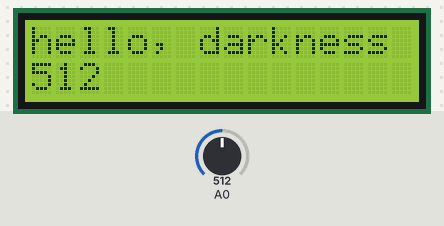
The sketch below on a simulated Arduino Uno, built with avr-gcc and run on an emulated ATmega328P. On the bench: 16×2 character LCD. The test bench sets the inputs (shaded band); at power-on: A0 = 512. What the sketch prints to the serial monitor is not drawn.

Above: at 2.2 s.
2.3 s: A0 set to 318
At 3.2 s:
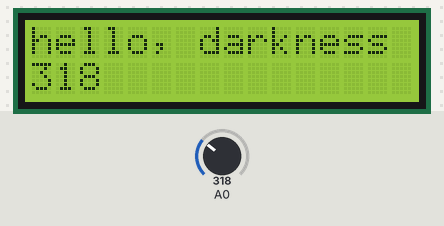
5.3 s: A0 set to 288
At 5.6 s:
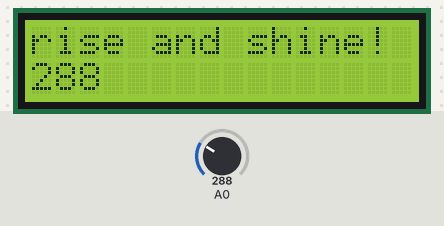
8.3 s: A0 set to 306
At 9.3 s:
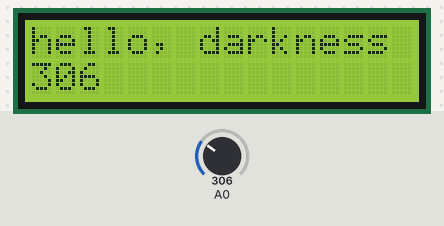
11.3 s: A0 set to 290
At 11.7 s:
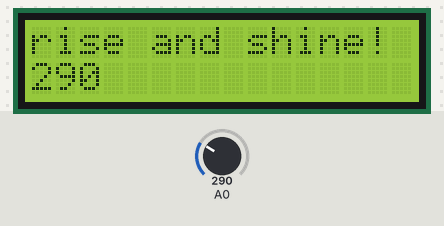
14.3 s: A0 set to 0
At 15.6 s:
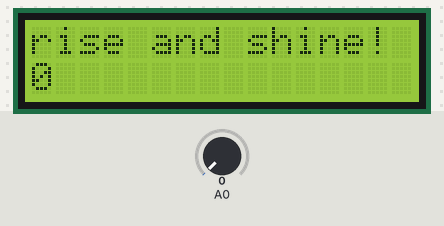
17.3 s: A0 set to 122
At 18.6 s:
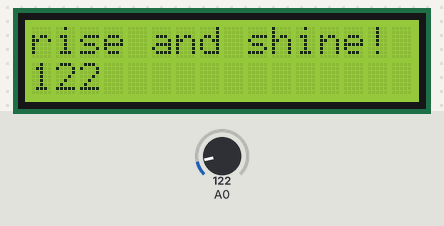
Timing chart, 0 to 20.3 s (numbered marks = the images above; inputs shaded):
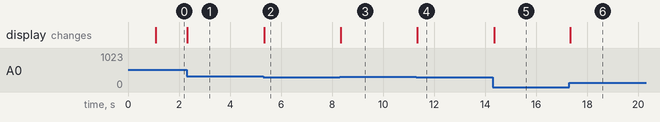

The sketch:

LDRLCD.ino
```cpp
#include <Wire.h>
#include <LiquidCrystal_I2C.h>
LiquidCrystal_I2C lcd(0x27, 2, 1, 0, 4, 5, 6, 7, 3, POSITIVE);  // Set the LCD I2C address

void setup() {
  Serial.begin(9600);
  lcd.begin(16,2);
  lcd.backlight();
  lcd.setCursor(0,0);
  lcd.print("ducky LDR");
  delay(1000);
}

void loop() {
  unsigned int AnalogValue = analogRead(A0);
  Serial.println(AnalogValue);
  lcd.clear();
  lcd.setCursor(0, 0);
  if(AnalogValue < 300)
    lcd.print("rise and shine!");
  else if(AnalogValue >= 300)
    lcd.print("hello, darkness");
  lcd.setCursor(0, 1);
  lcd.print(AnalogValue);
  delay(10);
}
```

Measured:
- the behaviour switches between 300 and 299 on A0 (found by bisection; images 1 and 2)
- after the input at 2.3 s, the display: changes at once (image 1)
- after the input at 5.3 s, the display: changes at once (image 2)
- after the input at 8.3 s, the display: changes at once (image 3)
- after the input at 11.3 s, the display: changes at once (image 4)
- after the input at 14.3 s, the display: changes after 0.05 s (image 5)
- after the input at 17.3 s, the display: changes at once (image 6)
